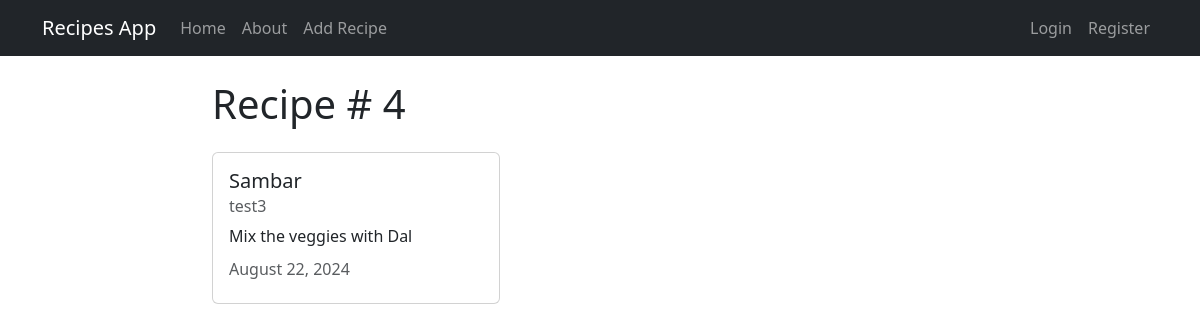
/recipe/4/, run on the app's committed database.
### recipes/models.py (models this page shows, shortened)
class Recipe(models.Model):
    title = models.CharField(max_length=100)
    description = models.TextField()
    author = models.ForeignKey(User, on_delete=models.CASCADE)
    created_at = models.DateTimeField(auto_now_add=True)
    updated_at = models.DateTimeField(auto_now=True)

### recipes/views.py (the view)
# urls.py: path('recipe/<int:pk>/', views.RecipeDetailView.as_view(), name="recipes-detail"),
class RecipeDetailView(DetailView):
    model = models.Recipe

### recipes/templates/recipes/recipe_detail.html (shortened to what this page needs)
{% extends 'recipes/base.html' %}
{% block content %}
    <h1>Recipe # {{object.id}}</h1>
<div class="card my-4" style="width: 18rem;">
    <div class="card-body">
        <h5 class="card-title">{{ object.title }}</h5>
        <h6 class="card-subtitle mb-2 text-muted">{{ object.author }}</h6>
        <p class="card-text">{{ object.description }}</p>
        <h6 class="card-subtitle mb-2 text-muted">{{ object.updated_at|date:"F d, Y" }}</h6>
    </div>
</div>
{% endblock content %}

### data on the page
Recipe: id "4", title "Sambar", author "test3", description "Mix the veggies with Dal", updated_at "August 22, 2024"
